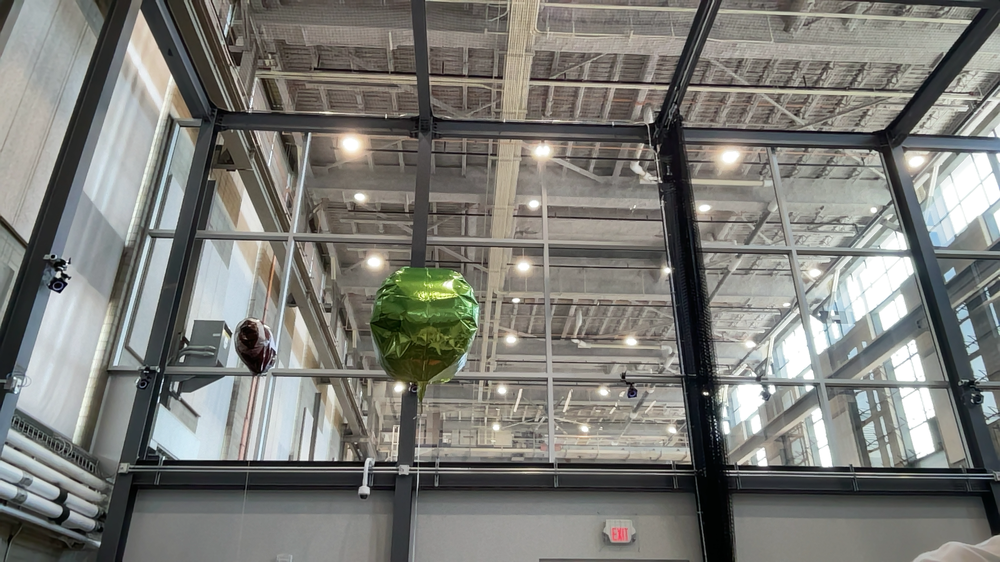
#> input picture Image.png, 1000 x 562 px, shrunk from 1920 x 1080 before the run, given in place of the camera
$ jupyter execute --allow-errors test.ipynb   (Python 2 division)
#> lines starting #> are read from the running program, lines starting #| are printed output that depends on the picture; after the words box and inside, x2 and y2 are one past the last pixel; in counts of white or black regions, pixels touching at a corner belong together
#> further down, imageFrame is the input picture: shape (562, 1000, 3); mean B, G, R 118.8, 123.6, 123.5
#> `hsvFrame = cv2.cvtColor(imageFrame, cv2.COLOR_BGR2HSV)`: hsvFrame: shape (562, 1000, 3); mean H, S, V 49.9, 29.1, 127.4
#> `red_mask = cv2.inRange(hsvFrame, red_lower, red_upper)`:
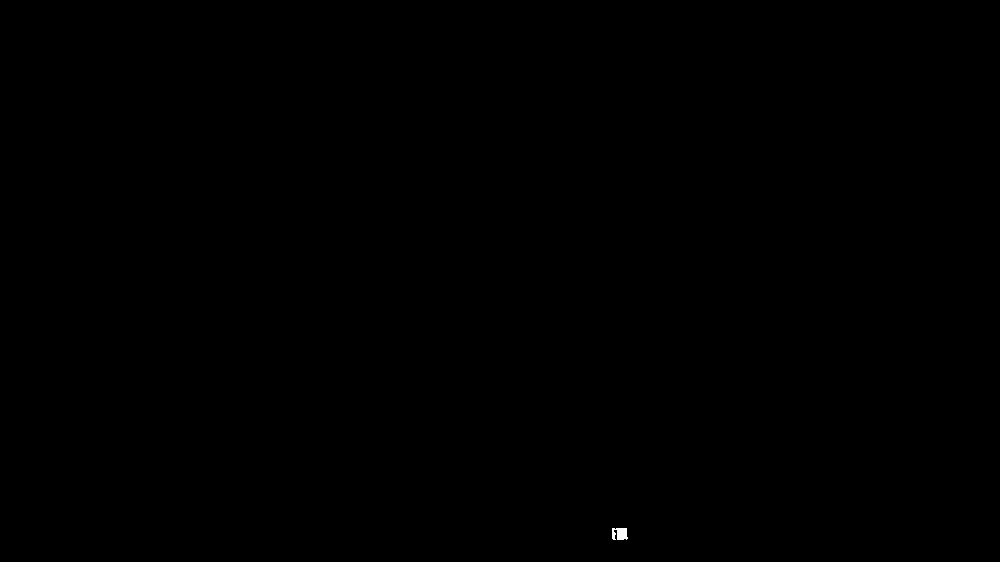
#> red_mask: shape (562, 1000); 0.03% white; 1 white region, box (x1, y1, x2, y2) and area: (612, 528, 628, 540) 159
#> `green_mask = cv2.inRange(hsvFrame, green_lower, green_upper)`: green_mask: shape (562, 1000); 1.6% white; 237 white regions (208 under 20 px), largest, box (x1, y1, x2, y2) and area: (370, 266, 478, 400) 5885, (934, 285, 952, 324) 280, (947, 321, 963, 358) 251
#> `blue_mask = cv2.inRange(hsvFrame, blue_lower, blue_upper)`:
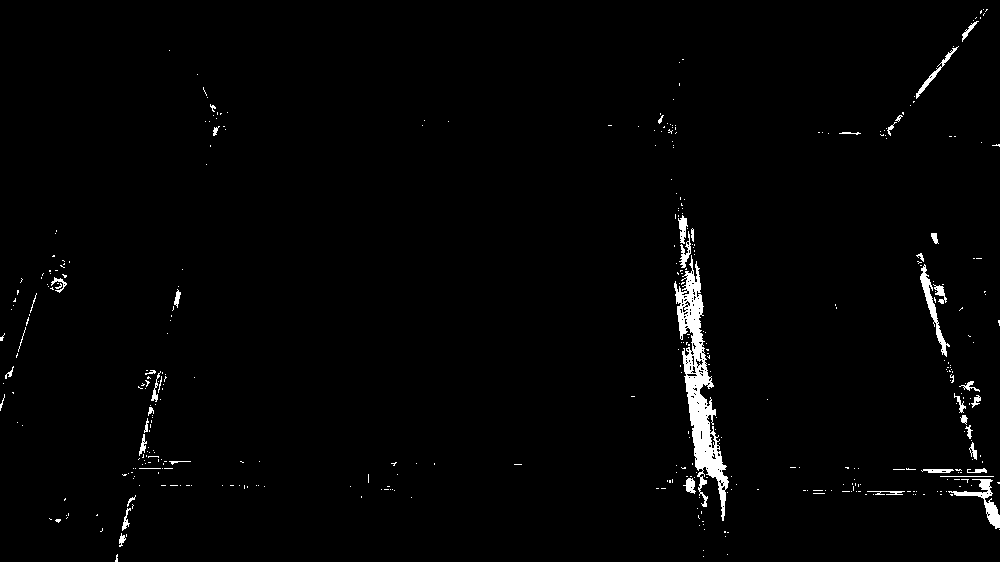
#> blue_mask: shape (562, 1000); 1.6% white; 406 white regions (361 under 20 px), largest, box (x1, y1, x2, y2) and area: (674, 255, 729, 521) 4410, (948, 479, 1000, 529) 595, (920, 264, 950, 357) 538
#> `red_mask = cv2.dilate(red_mask, kernal)`: red_mask: shape (562, 1000); 0.05% white; 1 white region, box (x1, y1, x2, y2) and area: (610, 526, 630, 542) 309
#> `green_mask = cv2.dilate(green_mask, kernal)`:
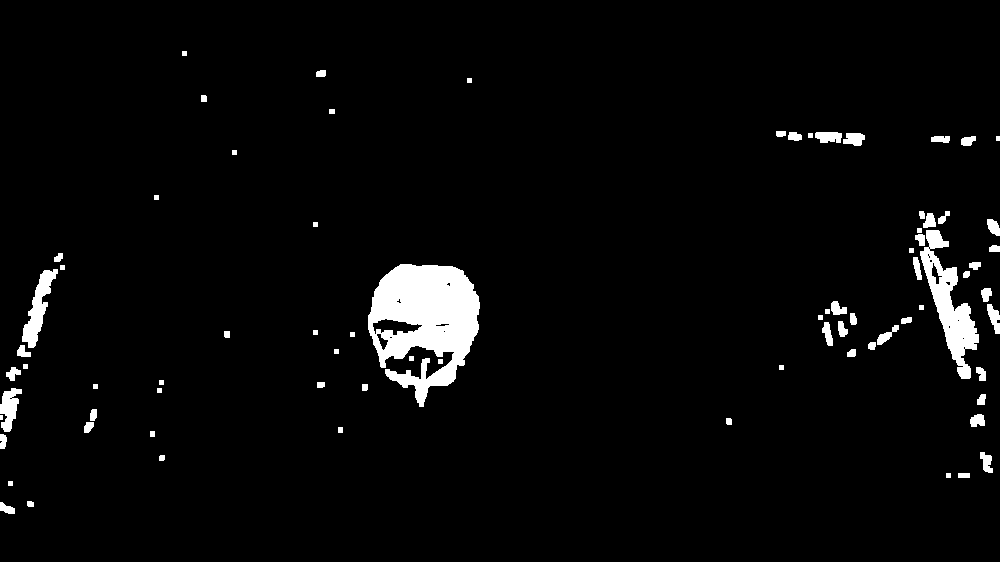
#> green_mask: shape (562, 1000); 3.5% white; 78 white regions (1 under 20 px), largest, box (x1, y1, x2, y2) and area: (368, 264, 480, 407) 9606, (920, 230, 979, 379) 3171, (22, 269, 58, 348) 1090
#> `res_green = cv2.bitwise_and(imageFrame, imageFrame, mask = green_mask)`:
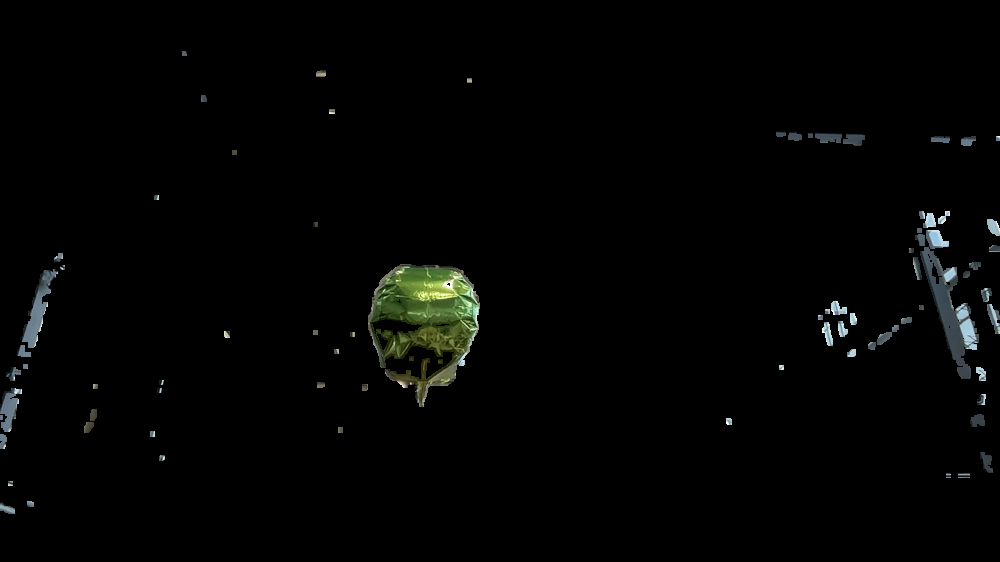
#> res_green: shape (562, 1000, 3); mean B, G, R 3.2, 3.9, 3.3
#> `blue_mask = cv2.dilate(blue_mask, kernal)`:
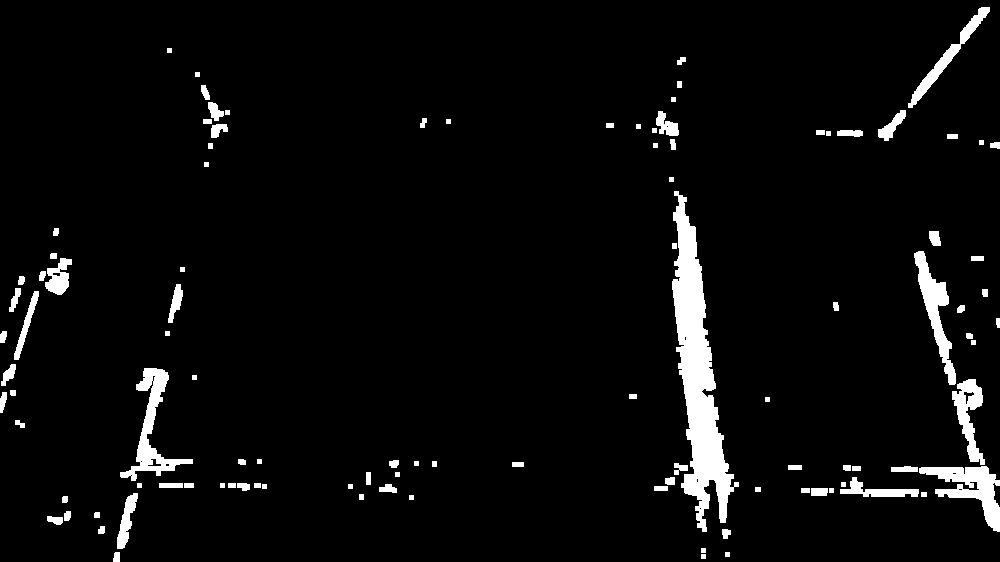
#> blue_mask: shape (562, 1000); 4.5% white; 106 white regions
#> `res_blue = cv2.bitwise_and(imageFrame, imageFrame, mask = blue_mask)`:
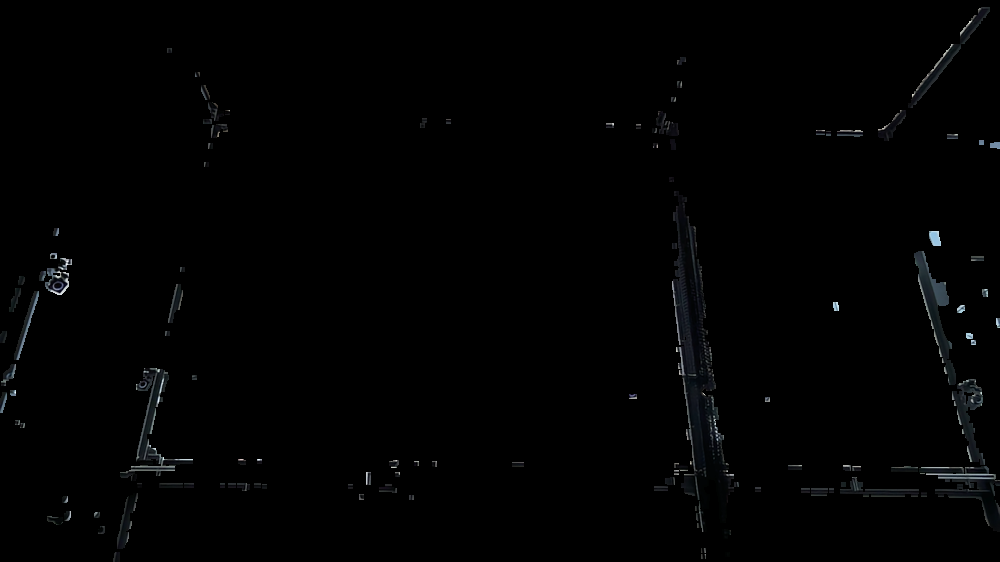
#> res_blue: shape (562, 1000, 3); mean B, G, R 2, 1.8, 1.6
#> `contours, hierarchy = cv2.findContours(red_mask, cv2.RETR_TREE, cv2.CH..`: contours = 1 item
#> the loop `for pic, contour in enumerate(contours):` made 1 pass
#> `contours, hierarchy = cv2.findContours(green_mask, cv2.RETR_TREE, cv2...`: contours = 96 contours, 40 with area under 20; largest, box (x1, y1, x2, y2) and area: (368, 264, 480, 407) 9821, (920, 230, 979, 379) 3054, (22, 269, 58, 348) 986, (0, 388, 22, 432) 500, (372, 318, 423, 336) 484
#> the loop `for pic, contour in enumerate(contours):` made 96 passes
#> after the loop `for pic, contour in enumerate(contours):`:
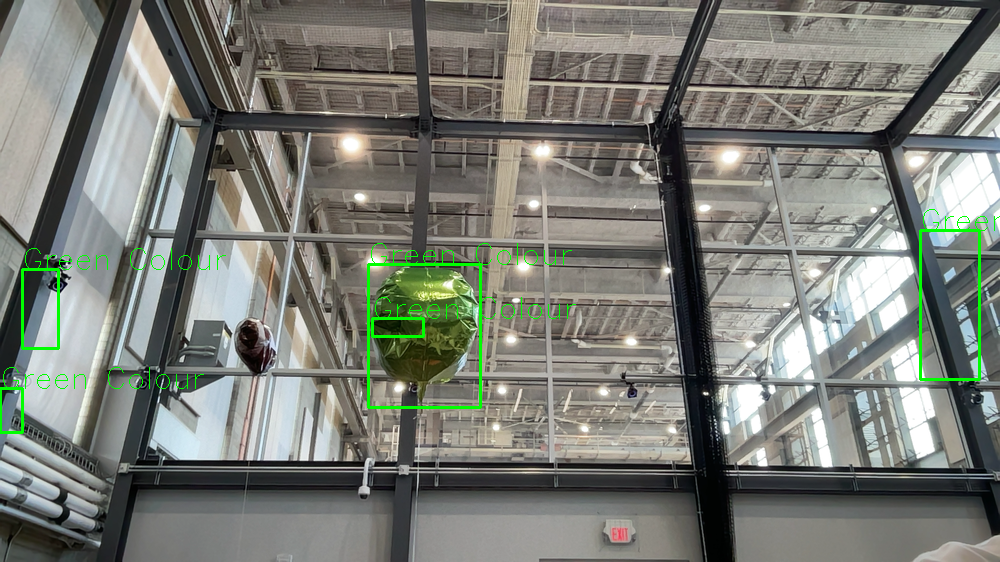
#> imageFrame: shape (562, 1000, 3); 1.05% of pixels changed, all inside (x1, y1, x2, y2) = (0, 209, 1000, 434)
#> `contours, hierarchy = cv2.findContours(blue_mask, cv2.RETR_TREE, cv2.C..`: contours = 119 contours, 40 with area under 20; largest, box (x1, y1, x2, y2) and area: (672, 191, 739, 532) 8414, (120, 368, 193, 481) 1909, (919, 466, 1000, 532) 1904, (914, 251, 956, 385) 1613, (952, 379, 985, 465) 1183
#> the loop `for pic, contour in enumerate(contours):` made 119 passes
#> after the loop `for pic, contour in enumerate(contours):`:
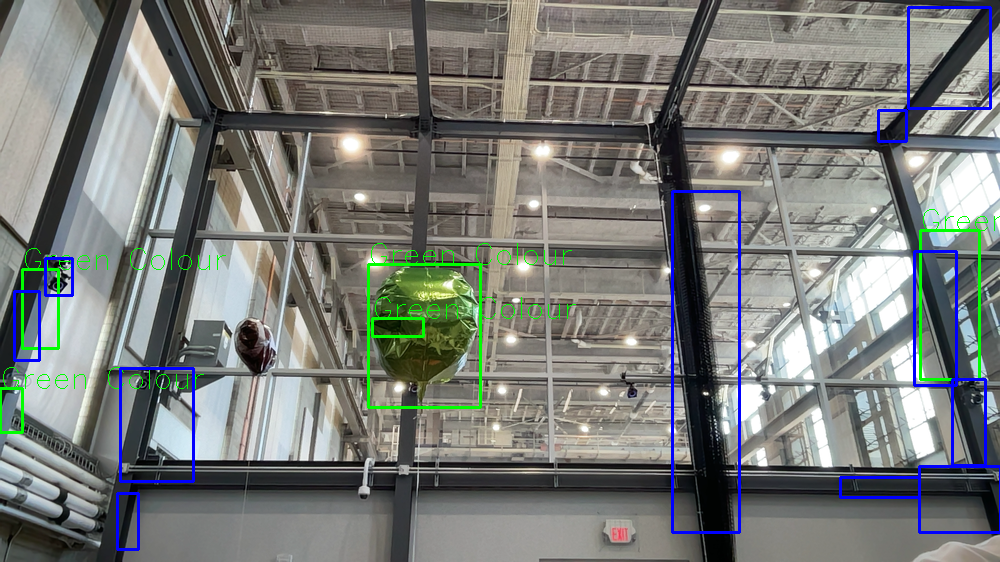
#> imageFrame: shape (562, 1000, 3); 1.66% of pixels changed, all inside (x1, y1, x2, y2) = (13, 6, 1000, 551)
#> (key q is pressed here)
#> (key q is pressed here)
[cell 1]
# Python code for Multiple Color Detection


import numpy as np
import cv2


# Capturing video through webcam
webcam = cv2.VideoCapture(0)

# Start a while loop
#> (the rest of this cell did not finish here and is left out)
